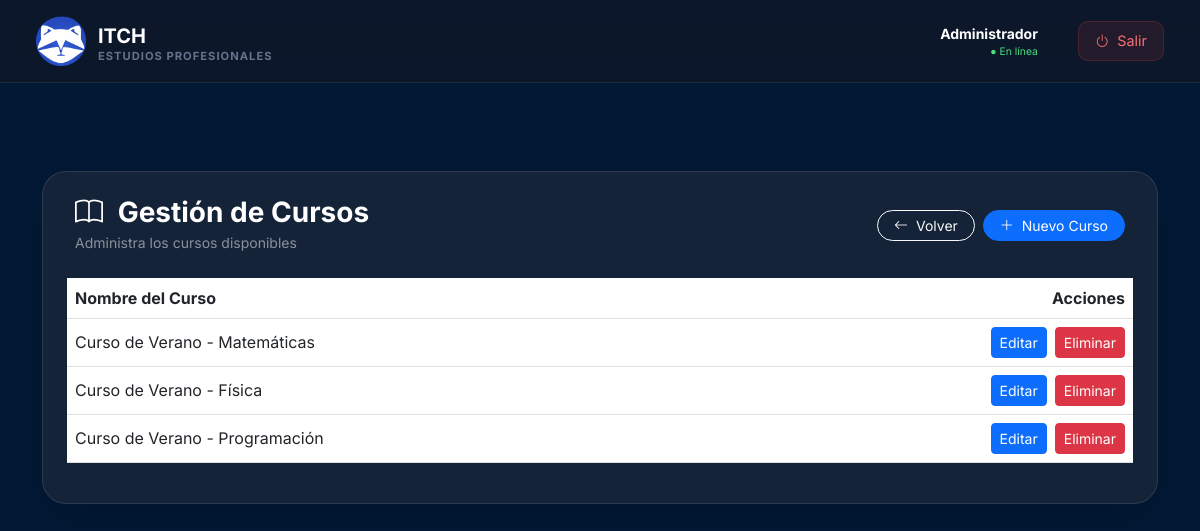
/admin/cursos/cursos.php (signed in), run on an earlier commit of the app's database.
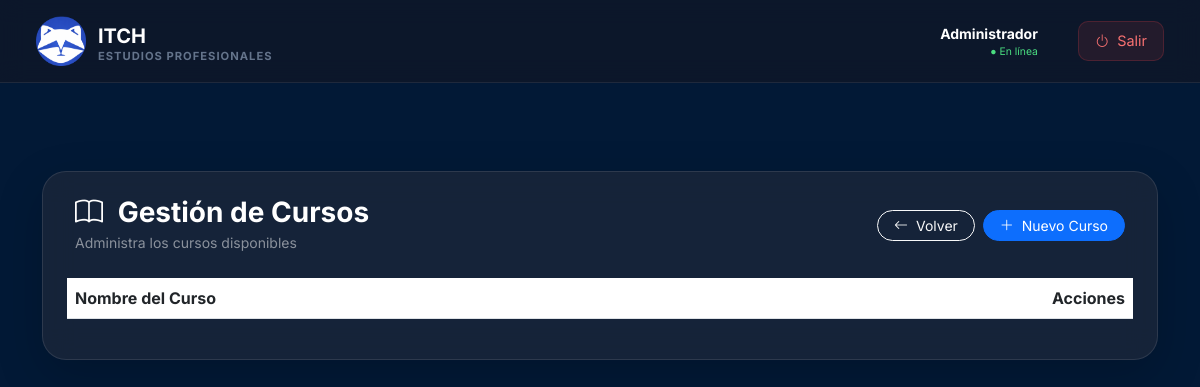
And on a later commit of the database.
### tables this page shows
CREATE TABLE IF NOT EXISTS cursos (
  id INT AUTO_INCREMENT PRIMARY KEY,
  nombre VARCHAR(150) NOT NULL,
  clave VARCHAR(50) NOT NULL UNIQUE
);

### web/admin/cursos/cursos.php (the view, shortened to what this page needs)
<?php
include("../../conexion.php");
include("../includes/header.php");
$result = mysqli_query($conexion, "SELECT * FROM cursos ORDER BY id ASC");
?>
   <link rel="stylesheet" href="../css/tablasG.css">
<div class="container py-5">
    <div class="glass-card p-4 shadow-lg">
        <div class="d-flex justify-content-between align-items-center mb-4 px-2">
            <div>
                <h3 class="fw-bold m-0"><i class="bi bi-book me-2"></i> Gestión de Cursos</h3>
                <span class="text-white-50 small">Administra los cursos disponibles</span>
            </div>
            <div class="d-flex gap-2">
                <a href="../inicio.php" class="btn btn-outline-light btn-sm rounded-pill px-3">
                    <i class="bi bi-arrow-left me-1"></i> Volver
                </a>
                <a href="nuevo_curso.php" class="btn btn-primary btn-sm rounded-pill px-3">
                    <i class="bi bi-plus-lg me-1"></i> Nuevo Curso
                </a>
            </div>
        </div>
        <div class="table-responsive">
            <table class="table align-middle">
                <thead>
                    <tr>
                        <th>Nombre del Curso</th>
                        <th class="text-end">Acciones</th>
                    </tr>
                </thead>
                <tbody>
                <?php while($row = mysqli_fetch_assoc($result)): ?>
                    <tr>
                        <td><?= htmlspecialchars($row['nombre']) ?></td>
                        <td class="text-end">
                            <div class="d-flex gap-2 justify-content-end">
                                <a href="editar_curso.php?id=<?= $row['id'] ?>" class="btn btn-primary btn-sm">Editar</a>
                                <button type="button" class="btn btn-danger btn-sm" onclick="eliminarCurso(<?= $row['id'] ?>)">
                                    Eliminar
                                </button>
                            </div>
                        </td>
                    </tr>
                <?php endwhile; ?>
                </tbody>
            </table>
        </div>
    </div>
</div>

What changed in the data, as far as the page shows it:
removed cursos: nombre "Curso de Verano - Matemáticas"
removed cursos: nombre "Curso de Verano - Física"
removed cursos: nombre "Curso de Verano - Programación"
